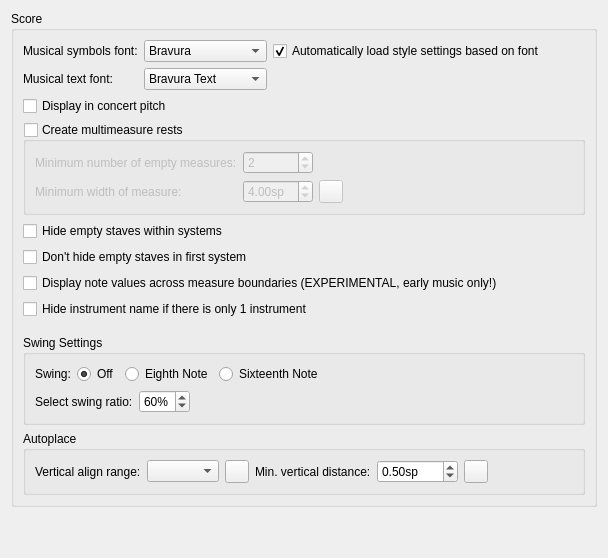
      <widget class="QWidget" name="PageScore">
       <layout class="QVBoxLayout" name="verticalLayout_20">
        <property name="spacing">
         <number>0</number>
        </property>
        <item>
         <widget class="QGroupBox" name="groupBox_12">
          <property name="title">
           <string>Score</string>
          </property>
          <layout class="QVBoxLayout" name="verticalLayout_6">
           <item>
            <layout class="QGridLayout" name="gridLayout">
             <item row="0" column="2">
              <widget class="QCheckBox" name="optimizeStyleCheckbox">
               <property name="toolTip">
                <string>MuseScore will change the style to suit the font better</string>
               </property>
               <property name="text">
                <string>Automatically load style settings based on font</string>
               </property>
               <property name="checked">
                <bool>true</bool>
               </property>
              </widget>
             </item>
             <item row="0" column="0">
              <widget class="QLabel" name="label_63">
               <property name="text">
                <string>Musical symbols font:</string>
               </property>
               <property name="buddy">
                <cstring>musicalSymbolFont</cstring>
               </property>
              </widget>
             </item>
             <item row="1" column="0">
              <widget class="QLabel" name="label_4">
               <property name="text">
                <string>Musical text font:</string>
               </property>
               <property name="buddy">
                <cstring>musicalTextFont</cstring>
               </property>
              </widget>
             </item>
             <item row="0" column="1">
              <widget class="QComboBox" name="musicalSymbolFont">
               <property name="sizePolicy">
                <sizepolicy hsizetype="Expanding" vsizetype="Fixed">
                 <horstretch>0</horstretch>
                 <verstretch>0</verstretch>
                </sizepolicy>
               </property>
               <item>
                <property name="text">
                 <string notr="true">Bravura</string>
                </property>
               </item>
               <item>
                <property name="text">
                 <string notr="true">Emmentaler</string>
                </property>
               </item>
               <item>
                <property name="text">
                 <string notr="true">Gonville</string>
                </property>
               </item>
               <item>
                <property name="text">
                 <string notr="true">MuseJazz</string>
                </property>
               </item>
              </widget>
             </item>
             <item row="1" column="1">
              <widget class="QComboBox" name="musicalTextFont">
               <item>
                <property name="text">
                 <string notr="true">Bravura Text</string>
                </property>
               </item>
               <item>
                <property name="text">
                 <string notr="true">Emmentaler Text</string>
                </property>
               </item>
               <item>
                <property name="text">
                 <string notr="true">Gonville Text</string>
                </property>
               </item>
               <item>
                <property name="text">
                 <string notr="true">MuseJazz Text</string>
                </property>
               </item>
               <item>
                <property name="text">
                 <string/>
                </property>
               </item>
              </widget>
             </item>
             <item row="0" column="3">
              <spacer name="horizontalSpacer_2">
               <property name="orientation">
                <enum>Qt::Horizontal</enum>
               </property>
               <property name="sizeHint" stdset="0">
                <size>
                 <width>40</width>
                 <height>20</height>
                </size>
               </property>
              </spacer>
             </item>
            </layout>
           </item>
           <item>
            <widget class="QCheckBox" name="concertPitch">
             <property name="text">
              <string>Display in concert pitch</string>
             </property>
            </widget>
           </item>
           <item>
            <widget class="QGroupBox" name="multiMeasureRests">
             <property name="title">
              <string>Create multimeasure rests</string>
             </property>
             <property name="checkable">
              <bool>true</bool>
             </property>
             <property name="checked">
              <bool>false</bool>
             </property>
             <layout class="QVBoxLayout" name="verticalLayout_5">
              <item>
               <layout class="QGridLayout" name="gridLayout_30">
                <item row="1" column="2">
                 <widget class="QToolButton" name="resetMinMMRestWidth">
                  <property name="toolTip">
                   <string>Reset to default</string>
                  </property>
                  <property name="accessibleName">
                   <string>Reset 'Minimum width of measure' value</string>
                  </property>
                  <property name="text">
                   <string notr="true"/>
                  </property>
                  <property name="icon">
                   <iconset resource="musescore.qrc">
                    <normaloff>:/data/icons/edit-reset.svg</normaloff>:/data/icons/edit-reset.svg</iconset>
                  </property>
                 </widget>
                </item>
                <item row="0" column="1">
                 <widget class="QSpinBox" name="minEmptyMeasures">
                  <property name="sizePolicy">
                   <sizepolicy hsizetype="Preferred" vsizetype="Fixed">
                    <horstretch>0</horstretch>
                    <verstretch>0</verstretch>
                   </sizepolicy>
                  </property>
                  <property name="minimum">
                   <number>1</number>
                  </property>
                  <property name="value">
                   <number>2</number>
                  </property>
                 </widget>
                </item>
                <item row="0" column="0">
                 <widget class="QLabel" name="label_15">
                  <property name="text">
                   <string>Minimum number of empty measures:</string>
                  </property>
                  <property name="buddy">
                   <cstring>minEmptyMeasures</cstring>
                  </property>
                 </widget>
                </item>
                <item row="1" column="1">
                 <widget class="QDoubleSpinBox" name="minMeasureWidth">
                  <property name="sizePolicy">
                   <sizepolicy hsizetype="Maximum" vsizetype="Fixed">
                    <horstretch>0</horstretch>
                    <verstretch>0</verstretch>
                   </sizepolicy>
                  </property>
                  <property name="suffix">
                   <string>sp</string>
                  </property>
                  <property name="minimum">
                   <double>2.000000000000000</double>
                  </property>
                  <property name="value">
                   <double>4.000000000000000</double>
                  </property>
                 </widget>
                </item>
                <item row="1" column="0">
                 <widget class="QLabel" name="label_16">
                  <property name="text">
                   <string>Minimum width of measure:</string>
                  </property>
                  <property name="buddy">
                   <cstring>minMeasureWidth</cstring>
                  </property>
                 </widget>
                </item>
                <item row="0" column="3">
                 <spacer name="horizontalSpacer_32">
                  <property name="orientation">
                   <enum>Qt::Horizontal</enum>
                  </property>
                  <property name="sizeHint" stdset="0">
                   <size>
                    <width>40</width>
                    <height>20</height>
                   </size>
                  </property>
                 </spacer>
                </item>
               </layout>
              </item>
             </layout>
            </widget>
           </item>
           <item>
            <widget class="QCheckBox" name="hideEmptyStaves">
             <property name="text">
              <string>Hide empty staves within systems</string>
             </property>
            </widget>
           </item>
           <item>
            <widget class="QCheckBox" name="dontHideStavesInFirstSystem">
             <property name="text">
              <string>Don't hide empty staves in first system</string>
             </property>
            </widget>
           </item>
           <item>
            <widget class="QCheckBox" name="crossMeasureValues">
             <property name="text">
              <string>Display note values across measure boundaries (EXPERIMENTAL, early music only!)</string>
             </property>
            </widget>
           </item>
           <item>
            <widget class="QCheckBox" name="hideInstrumentNameIfOneInstrument">
             <property name="text">
              <string>Hide instrument name if there is only 1 instrument</string>
             </property>
            </widget>
           </item>
           <item>
            <spacer name="verticalSpacer_10">
             <property name="orientation">
              <enum>Qt::Vertical</enum>
             </property>
             <property name="sizeType">
              <enum>QSizePolicy::Preferred</enum>
             </property>
             <property name="sizeHint" stdset="0">
              <size>
               <width>10</width>
               <height>10</height>
              </size>
             </property>
            </spacer>
           </item>
           <item>
            <widget class="QGroupBox" name="swingSettings">
             <property name="title">
              <string>Swing Settings</string>
             </property>
             <layout class="QVBoxLayout" name="verticalLayout_39">
              <item>
               <layout class="QHBoxLayout" name="horizontalLayout_10">
                <item>
                 <widget class="QLabel" name="SwingLabel">
                  <property name="text">
                   <string>Swing:</string>
                  </property>
                 </widget>
                </item>
                <item>
                 <widget class="QRadioButton" name="swingOff">
                  <property name="text">
                   <string>Off</string>
                  </property>
                  <property name="checked">
                   <bool>true</bool>
                  </property>
                 </widget>
                </item>
                <item>
                 <widget class="QRadioButton" name="swingEighth">
                  <property name="text">
                   <string>Eighth Note</string>
                  </property>
                 </widget>
                </item>
                <item>
                 <widget class="QRadioButton" name="swingSixteenth">
                  <property name="text">
                   <string>Sixteenth Note</string>
                  </property>
                 </widget>
                </item>
                <item>
                 <spacer name="zontalSpacer_16">
                  <property name="orientation">
                   <enum>Qt::Horizontal</enum>
                  </property>
                  <property name="sizeHint" stdset="0">
                   <size>
                    <width>40</width>
                    <height>20</height>
                   </size>
                  </property>
                 </spacer>
                </item>
               </layout>
              </item>
              <item>
               <layout class="QHBoxLayout" name="horizontalLayout_11">
                <item>
                 <widget class="QLabel" name="label_3">
                  <property name="text">
                   <string>Select swing ratio:</string>
                  </property>
                  <property name="buddy">
                   <cstring>swingBox</cstring>
                  </property>
                 </widget>
                </item>
                <item>
                 <widget class="QSpinBox" name="swingBox">
                  <property name="sizePolicy">
                   <sizepolicy hsizetype="Maximum" vsizetype="Fixed">
                    <horstretch>0</horstretch>
                    <verstretch>0</verstretch>
                   </sizepolicy>
                  </property>
                  <property name="suffix">
                   <string>%</string>
                  </property>
                  <property name="minimum">
                   <number>50</number>
                  </property>
                  <property name="value">
                   <number>60</number>
                  </property>
                 </widget>
                </item>
                <item>
                 <spacer name="horizontalSpacer_16">
                  <property name="orientation">
                   <enum>Qt::Horizontal</enum>
                  </property>
                  <property name="sizeHint" stdset="0">
                   <size>
                    <width>40</width>
                    <height>20</height>
                   </size>
                  </property>
                 </spacer>
                </item>
               </layout>
              </item>
             </layout>
            </widget>
           </item>
           <item>
            <widget class="QGroupBox" name="groupBox_33">
             <property name="title">
              <string>Autoplace</string>
             </property>
             <layout class="QGridLayout" name="gridLayout_11">
              <item row="0" column="0">
               <widget class="QLabel" name="label_36">
                <property name="text">
                 <string>Vertical align range:</string>
                </property>
                <property name="buddy">
                 <cstring>autoplaceVerticalAlignRange</cstring>
                </property>
               </widget>
              </item>
              <item row="0" column="1">
               <widget class="QComboBox" name="autoplaceVerticalAlignRange"/>
              </item>
              <item row="0" column="2">
               <widget class="QToolButton" name="resetAutoplaceVerticalAlignRange">
                <property name="toolTip">
                 <string>Reset to default</string>
                </property>
                <property name="accessibleName">
                 <string>Reset 'Vertical align range' value</string>
                </property>
                <property name="text">
                 <string notr="true"/>
                </property>
                <property name="icon">
                 <iconset resource="musescore.qrc">
                  <normaloff>:/data/icons/edit-reset.svg</normaloff>:/data/icons/edit-reset.svg</iconset>
                </property>
               </widget>
              </item>
              <item row="0" column="3">
               <widget class="QLabel" name="minVerticalDistance_labe">
                <property name="text">
                 <string>Min. vertical distance:</string>
                </property>
                <property name="buddy">
                 <cstring>minVerticalDistance</cstring>
                </property>
               </widget>
              </item>
              <item row="0" column="4">
               <widget class="QDoubleSpinBox" name="minVerticalDistance">
                <property name="sizePolicy">
                 <sizepolicy hsizetype="Maximum" vsizetype="Fixed">
                  <horstretch>0</horstretch>
                  <verstretch>0</verstretch>
                 </sizepolicy>
                </property>
                <property name="suffix">
                 <string>sp</string>
                </property>
                <property name="minimum">
                 <double>-999.990000000000009</double>
                </property>
                <property name="singleStep">
                 <double>0.100000000000000</double>
                </property>
                <property name="value">
                 <double>0.500000000000000</double>
                </property>
               </widget>
              </item>
              <item row="0" column="5">
               <widget class="QToolButton" name="resetMinVerticalDistance">
                <property name="toolTip">
                 <string>Reset to default</string>
                </property>
                <property name="accessibleName">
                 <string>Reset 'Min. vertical distance' value</string>
                </property>
                <property name="text">
                 <string notr="true"/>
                </property>
                <property name="icon">
                 <iconset resource="musescore.qrc">
                  <normaloff>:/data/icons/edit-reset.svg</normaloff>:/data/icons/edit-reset.svg</iconset>
                </property>
               </widget>
              </item>
              <item row="0" column="6">
               <spacer name="horizontalSpacer_23">
                <property name="orientation">
                 <enum>Qt::Horizontal</enum>
                </property>
                <property name="sizeHint" stdset="0">
                 <size>
                  <width>40</width>
                  <height>20</height>
                 </size>
                </property>
               </spacer>
              </item>
             </layout>
            </widget>
           </item>
          </layout>
         </widget>
        </item>
        <item>
         <spacer name="verticalSpacer">
          <property name="orientation">
           <enum>Qt::Vertical</enum>
          </property>
          <property name="sizeHint" stdset="0">
           <size>
            <width>20</width>
            <height>40</height>
           </size>
          </property>
         </spacer>
        </item>
       </layout>
      </widget>
